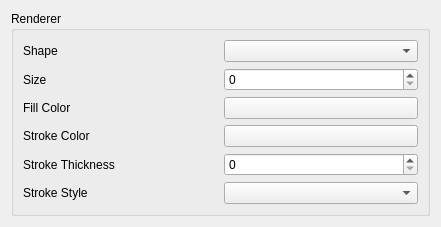
<?xml version="1.0" encoding="UTF-8"?>
<ui version="4.0">
 <class>WidgetShapeRenderer</class>
 <widget class="QWidget" name="WidgetShapeRenderer">
  <property name="geometry">
   <rect>
    <x>0</x>
    <y>0</y>
    <width>441</width>
    <height>219</height>
   </rect>
  </property>
  <property name="windowTitle">
   <string>Form</string>
  </property>
  <layout class="QFormLayout" name="formLayout">
   <item row="0" column="0" colspan="2">
    <widget class="QGroupBox" name="groupBox">
     <property name="title">
      <string>Renderer</string>
     </property>
     <layout class="QVBoxLayout" name="verticalLayout">
      <item>
       <layout class="QHBoxLayout" name="horizontalLayout">
        <item>
         <widget class="QLabel" name="label_shape">
          <property name="text">
           <string>Shape</string>
          </property>
         </widget>
        </item>
        <item>
         <widget class="QComboBox" name="comboBox_shape">
          <property name="editable">
           <bool>false</bool>
          </property>
          <property name="currentText">
           <string/>
          </property>
          <property name="currentIndex">
           <number>-1</number>
          </property>
         </widget>
        </item>
       </layout>
      </item>
      <item>
       <layout class="QHBoxLayout" name="horizontalLayout_2">
        <item>
         <widget class="QLabel" name="label_size">
          <property name="text">
           <string>Size</string>
          </property>
         </widget>
        </item>
        <item>
         <widget class="QSpinBox" name="spinBox_size">
          <property name="maximum">
           <number>999</number>
          </property>
         </widget>
        </item>
       </layout>
      </item>
      <item>
       <layout class="QHBoxLayout" name="horizontalLayout_3">
        <item>
         <widget class="QLabel" name="label_fillColor">
          <property name="text">
           <string>Fill Color</string>
          </property>
         </widget>
        </item>
        <item>
         <widget class="QPushButton" name="pushButton_fillColor">
          <property name="autoFillBackground">
           <bool>true</bool>
          </property>
          <property name="text">
           <string/>
          </property>
         </widget>
        </item>
       </layout>
      </item>
      <item>
       <layout class="QHBoxLayout" name="horizontalLayout_4">
        <item>
         <widget class="QLabel" name="label_strokeColor">
          <property name="text">
           <string>Stroke Color</string>
          </property>
         </widget>
        </item>
        <item>
         <widget class="QPushButton" name="pushButton_strokeColor">
          <property name="autoFillBackground">
           <bool>true</bool>
          </property>
          <property name="text">
           <string/>
          </property>
         </widget>
        </item>
       </layout>
      </item>
      <item>
       <layout class="QHBoxLayout" name="horizontalLayout_5">
        <item>
         <widget class="QLabel" name="label_strokeThickness">
          <property name="text">
           <string>Stroke Thickness</string>
          </property>
         </widget>
        </item>
        <item>
         <widget class="QSpinBox" name="spinBox_strokeThickness">
          <property name="maximum">
           <number>999</number>
          </property>
         </widget>
        </item>
       </layout>
      </item>
      <item>
       <layout class="QHBoxLayout" name="horizontalLayout_6">
        <item>
         <widget class="QLabel" name="label_strokeStyle">
          <property name="text">
           <string>Stroke Style</string>
          </property>
         </widget>
        </item>
        <item>
         <widget class="QComboBox" name="comboBox_strokeStyle">
          <property name="editable">
           <bool>false</bool>
          </property>
          <property name="currentText">
           <string/>
          </property>
          <property name="currentIndex">
           <number>-1</number>
          </property>
         </widget>
        </item>
       </layout>
      </item>
     </layout>
    </widget>
   </item>
  </layout>
 </widget>
 <resources/>
 <connections/>
</ui>
